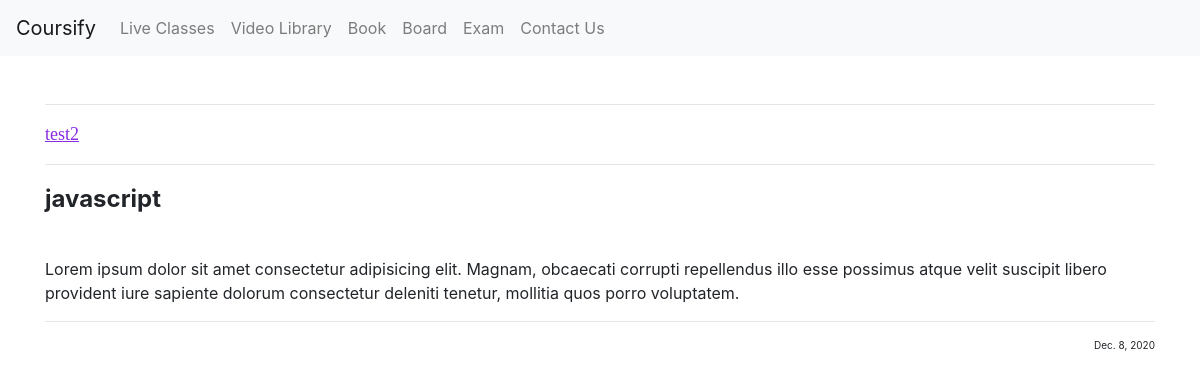
Screenshot of /home/doubtpost/4 with the database file from the repository.
### doubt/models.py (models this page shows, shortened)
class DoubtQuestion(models.Model):
    post_id = models.AutoField(primary_key=True)
    name = models.CharField(max_length=50)
    title = models.CharField(max_length=250)
    content = models.CharField(max_length=5000)
    image = models.ImageField(upload_to='doubt/post', default ="" )
    date = models.DateField()

### doubt/views.py (the view)
# urls.py: path('doubtpost/<int:id>' , views.doubtpost , name="doubtpost"),
def doubtpost(request, id):
    post = DoubtQuestion.objects.filter(post_id = id)[0]
    return render(request, 'doubtpost.html', {'post': post})

### doubt/templates/doubtpost.html (shortened to what this page needs)
{% extends 'basic.html' %}
{% load static %}
{% block body %}
<div class="container my-5">
    <hr>
    <p class="name">{{post.name}}</p>
    <hr>
    <p class="title">{{post.title}}</p>
    <p>{{post.content}}</p>
    <hr>
    <p class="date">{{post.date}}</p>
    <div class="fb-like" data-href="http://127.0.0.1:8000/home/doubtpost/&#123;&#123;post.post_id&#125;&#125;" data-width="" data-layout="standard" data-action="like" data-size="large" data-share="true"></div> <br>
</div>
{% endblock%}

### doubt/static/css/doubtpost.css (style rules this page uses)
.name { font-family: Georgia, 'Times New Roman', Times, serif; color: blueviolet; text-decoration: underline; font-size: large; }
.title { font-size: x-large; font-weight: bolder; }
.date { font-size: x-small; text-align: end; }

### rows the page displays
DoubtQuestion: name "test2", title "javascript", content "Lorem ipsum dolor sit amet consectetur adipisicing elit. Magnam, obcaecati corrupti repellendus illo esse possimus atque velit suscipit libero provident iure sapiente dolorum consectetur deleniti tenetur, mollitia quos porro voluptatem.", date "Dec. 8, 2020"
